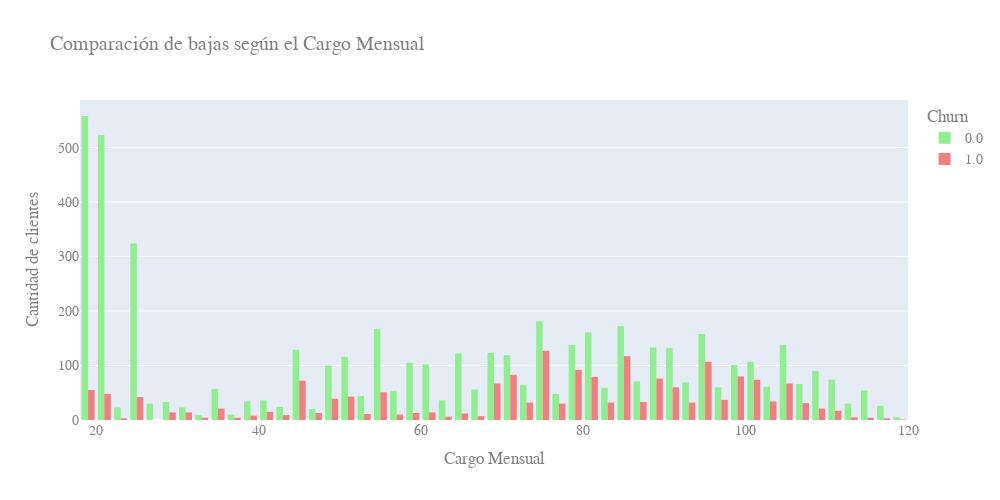

Source (notebook cell):
### Code cell
fig6 = px.histogram(
    datos_limpios,
    x='account_Charges.Monthly',
    color='Churn',
    barmode='group',
    title='Comparación de bajas según el Cargo Mensual',
    color_discrete_map={0: 'lightgreen', 1: 'lightcoral'}
)

fig6.update_layout(
    width=1000,
    height=500,
    xaxis_title='Cargo Mensual',
    yaxis_title='Cantidad de clientes',
    font_family='Arial',
    font_size=14,
    font_color='Gray'
)

fig6.show()

### Figure 1 — Plotly figure (JSON) as saved in the notebook; plotly's stock layout.template omitted (floating-point values rounded to 4 significant figures; data arrays with more than 128 entries replaced by an {"elided": "..."} marker saying what was removed)
{"data": [{"alignmentgroup": "True", "bingroup": "x", "hovertemplate": "Churn=0.0<br>account_Charges.Monthly=%{x}<br>count=%{y}<extra></extra>", "legendgroup": "0.0", "marker": {"color": "lightgreen", "pattern": {"shape": ""}}, "name": "0.0", "offsetgroup": "0.0", "orientation": "v", "showlegend": true, "type": "histogram", "x": {"elided": "5174 float values"}, "xaxis": "x", "yaxis": "y"}, {"alignmentgroup": "True", "bingroup": "x", "hovertemplate": "Churn=1.0<br>account_Charges.Monthly=%{x}<br>count=%{y}<extra></extra>", "legendgroup": "1.0", "marker": {"color": "lightcoral", "pattern": {"shape": ""}}, "name": "1.0", "offsetgroup": "1.0", "orientation": "v", "showlegend": true, "type": "histogram", "x": {"elided": "1869 float values"}, "xaxis": "x", "yaxis": "y"}], "layout": {"barmode": "group", "font": {"color": "Gray", "family": "Arial", "size": 14}, "height": 500, "legend": {"title": {"text": "Churn"}, "tracegroupgap": 0}, "title": {"text": "Comparación de bajas según el Cargo Mensual"}, "width": 1000, "xaxis": {"anchor": "y", "domain": [0, 1], "title": {"text": "Cargo Mensual"}}, "yaxis": {"anchor": "x", "domain": [0, 1], "title": {"text": "Cantidad de clientes"}}}}
